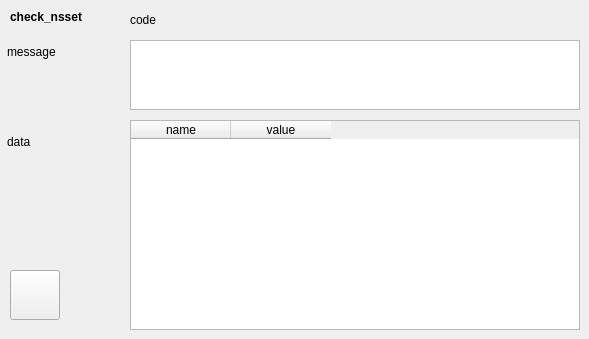
       <widget class="QWidget" name="TabPage" >
        <attribute name="title" >
         <string>response</string>
        </attribute>
        <widget class="QLabel" name="textLabel73" >
         <property name="geometry" >
          <rect>
           <x>7</x>
           <y>42</y>
           <width>110</width>
           <height>20</height>
          </rect>
         </property>
         <property name="text" >
          <string>message</string>
         </property>
         <property name="wordWrap" >
          <bool>false</bool>
         </property>
        </widget>
        <widget class="QLabel" name="textLabel74" >
         <property name="geometry" >
          <rect>
           <x>7</x>
           <y>132</y>
           <width>110</width>
           <height>20</height>
          </rect>
         </property>
         <property name="text" >
          <string>data</string>
         </property>
         <property name="wordWrap" >
          <bool>false</bool>
         </property>
        </widget>
        <widget class="QLabel" name="textLabel75" >
         <property name="geometry" >
          <rect>
           <x>10</x>
           <y>10</y>
           <width>110</width>
           <height>20</height>
          </rect>
         </property>
         <property name="text" >
          <string>&lt;b>check_nsset&lt;/b></string>
         </property>
         <property name="alignment" >
          <set>Qt::AlignLeading|Qt::AlignLeft|Qt::AlignTop</set>
         </property>
         <property name="wordWrap" >
          <bool>true</bool>
         </property>
        </widget>
        <widget class="QLabel" name="check_nsset_code" >
         <property name="geometry" >
          <rect>
           <x>130</x>
           <y>10</y>
           <width>450</width>
           <height>20</height>
          </rect>
         </property>
         <property name="text" >
          <string>code</string>
         </property>
         <property name="wordWrap" >
          <bool>false</bool>
         </property>
        </widget>
        <widget class="QTextEdit" name="check_nsset_msg" >
         <property name="geometry" >
          <rect>
           <x>130</x>
           <y>40</y>
           <width>450</width>
           <height>70</height>
          </rect>
         </property>
        </widget>
        <widget class="QTableWidget" name="check_nsset_table" >
         <property name="geometry" >
          <rect>
           <x>130</x>
           <y>120</y>
           <width>450</width>
           <height>210</height>
          </rect>
         </property>
         <column>
          <property name="text" >
           <string>name</string>
          </property>
         </column>
         <column>
          <property name="text" >
           <string>value</string>
          </property>
         </column>
        </widget>
        <widget class="QPushButton" name="btn_source_check_nsset" >
         <property name="geometry" >
          <rect>
           <x>10</x>
           <y>270</y>
           <width>50</width>
           <height>50</height>
          </rect>
         </property>
         <property name="toolTip" >
          <string/>
         </property>
         <property name="text" >
          <string/>
         </property>
         <property name="icon" >
          <iconset>icon_source.png</iconset>
         </property>
        </widget>
       </widget>
